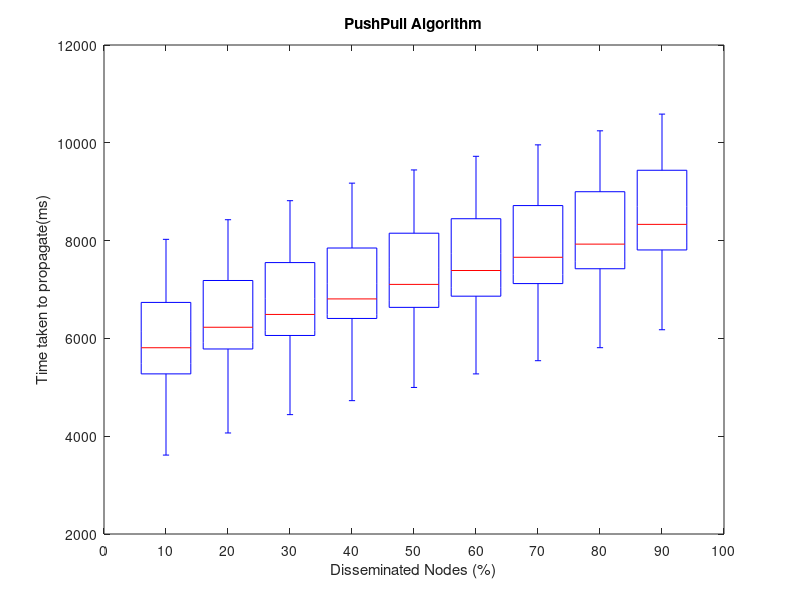

This chart was generated by the following MATLAB code:
A = importdata("results_pushpull.txt")
%B = importdata("results_axis.txt")




%boxplot(A,'Labels',{'0.05','0.10','0.2','0.3','0.4','0.5','0.6','0.7','0.8','0.9','0.92','0.95'})

boxplot(A)
%boxplot(A,'PlotStyle','compact')
set(gca,'XTick',0:1:100)
set(gca,'XTickLabel',0:10:100)
xlabel('Disseminated Nodes (%)')
ylabel('Time taken to propagate(ms)')
title('PushPull Algorithm')

